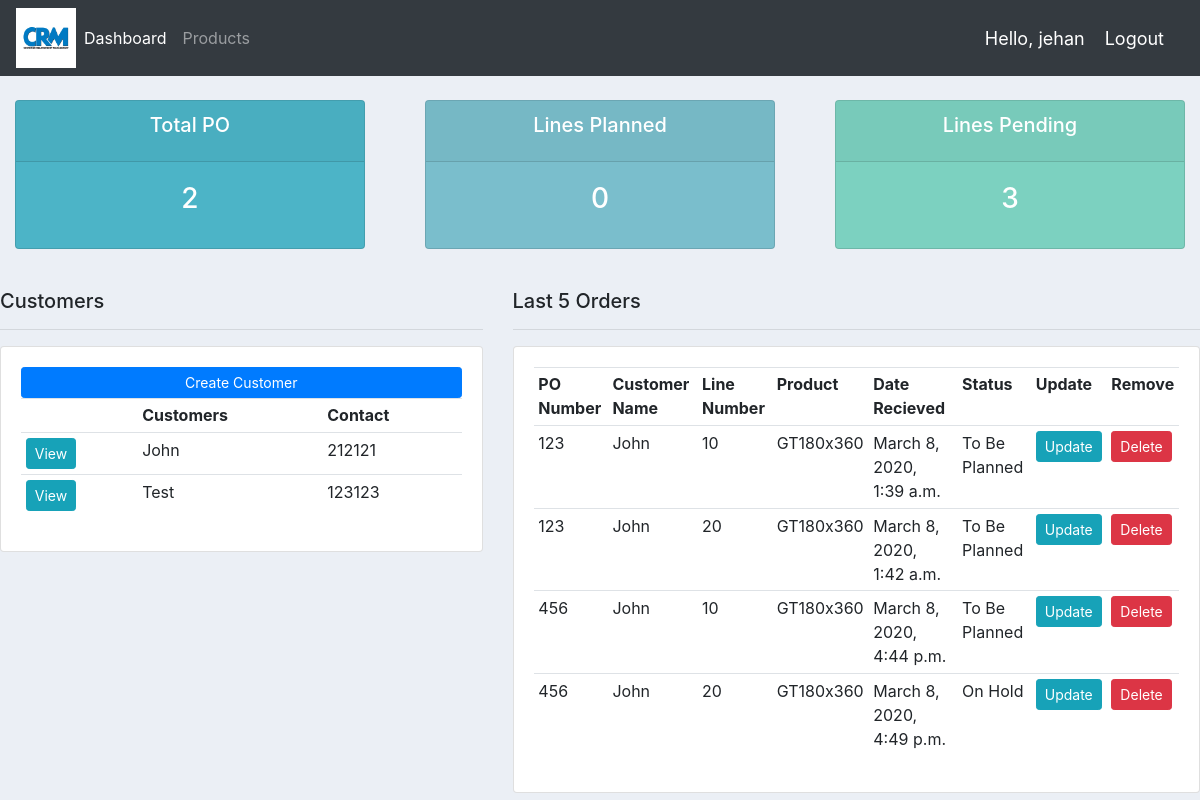
Page / (signed in) on the earlier database version.
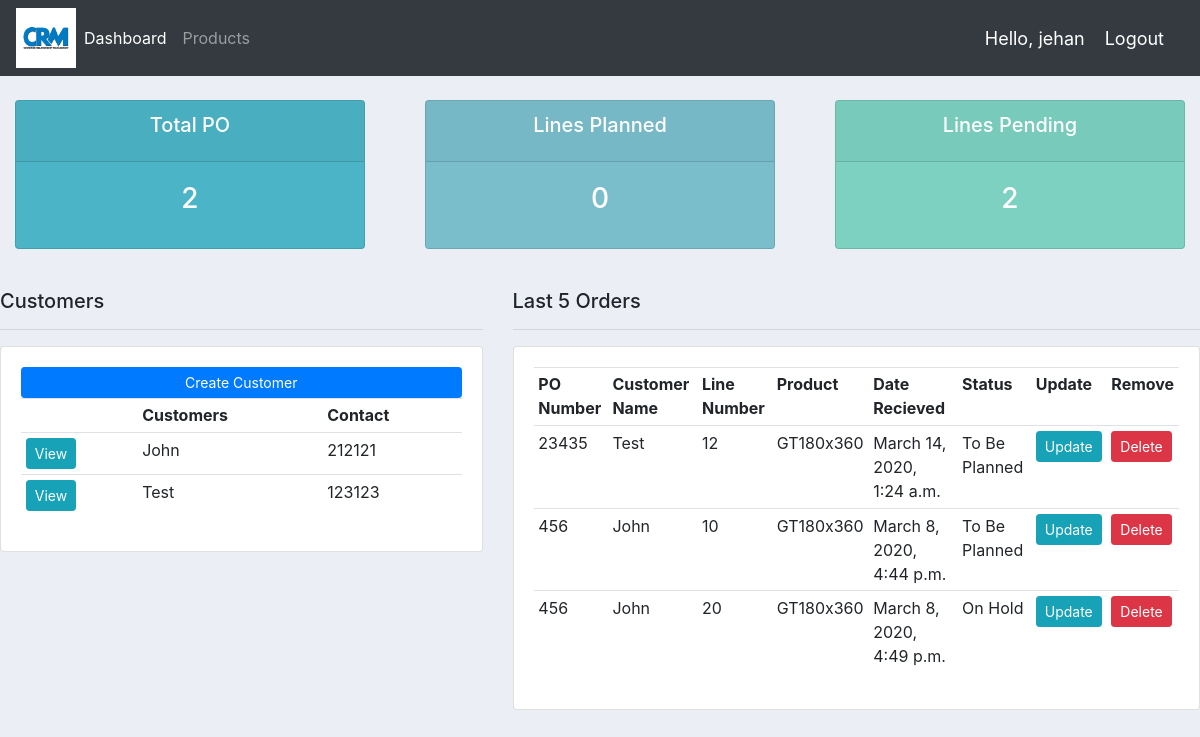
Same page on the later database version.
### custmanager/models.py (models this page shows, shortened)
class Customer(models.Model):
    name = models.CharField(max_length=200, null=True,unique=True)
    email = models.CharField(max_length=200, null=True,unique=True)
    phone = models.CharField(max_length=200,null=True)
    state = models.CharField(max_length=200, null=True)
    city = models.CharField(max_length=200, null=True)
    date_created = models.DateTimeField(auto_now_add=True,null=True)
    def __str__(self):
        return self.name

class Order(models.Model):
    STATUS = (('To Be Planned','To Be Planned'),
              ('Planned','Planned'),
              ('On Hold','On Hold'))
    customer = models.ForeignKey(Customer, null=True, on_delete = models.SET_NULL)
    product = models.ForeignKey(Product, null=True, on_delete = models.SET_NULL)
    ponumber = models.CharField(max_length=200, null=True)
    linenumber = models.CharField(max_length=200, null=True)
    price = models.FloatField(null=True)
    QuantityY2 =  models.FloatField(null=True)
    QuantityRolls =  models.FloatField(null=True)
    date_created = models.DateTimeField(auto_now_add=True,null=True)
    status =models.CharField(max_length=200, null=True,choices=STATUS)
    note =  models.CharField(max_length=2000, null=True)

class Product(models.Model):
    CATEGORY = (('NonWoven','NonWoven'),
              ('Woven','Woven'),
              ('Other','Other'))
    name = models.CharField(max_length=200, null=True)
    category = models.CharField(max_length=200, null=True,choices=CATEGORY)
    description =  models.CharField(max_length=200, null=True, blank=True)
    date_created = models.DateTimeField(auto_now_add=True,null=True)
    tags = models.ManyToManyField(Tag)
    def __str__(self):
        return self.name

### custmanager/views.py (the view)
# urls.py: 2. Add a URL to urlpatterns:  path('', Home.as_view(), name='home')
@login_required(login_url='login')
def Home(request):
    orders = Order.objects.all()
    customers = Customer.objects.all()
    cust_orders = Order.objects.select_related('customer','product').order_by('ponumber','linenumber').all()
    total_orders = Order.objects.values('ponumber').order_by().annotate(Count('ponumber',distinct=True))
    line_pending = orders.filter(status='To Be Planned').count()
    line_planned = orders.filter(status='Planned').count()
    total_customers = customers.count()
    context = {'orders':orders,'customers':customers,'cust_orders':cust_orders,
    'total_orders':total_orders,'line_pending':line_pending,'line_planned':line_planned}
    return render(request, 'custmanager/dashboard.html', context)

### custmanager/templates/custmanager/dashboard.html
{% extends 'custmanager/main.html' %}
{% block content %}
{% include 'custmanager/status.html' %}
<br>
<div class="row">
  <div class="col-md-5">
    <h5>Customers</h5>
    <hr>
    <div class="card card-body">
      <a class="btn btn-primary btn-sm btn-block" href="">Create Customer</a>
      <table class="table table-sm">
        <tr>
          <th></th>
          <th>Customers</th>
          <th>Contact</th>
        </tr>
        {% for cust in customers%}
        <tr>
          <td><a class="btn btn-sm btn-info" href="{% url 'customer' cust.id %}">View</a></td>
        <td>{{cust.name}}</td>
        <td>{{cust.phone}}</td>
        </tr>
        {% endfor %}
      </table>
    </div>
  </div>
  <div class="col-md-7">
    <h5>Last 5 Orders</h5>
    <hr>
    <div class="card card-body">
      <table class="table table-sm">
        <th>PO Number</th>
        <th>Customer Name</th>
        <th>Line Number</th>
        <th>Product</th>
        <th>Date Recieved</th>
        <th>Status</th>
        <th>Update</th>
        <th>Remove</th>
        {% for i in cust_orders %}
        <tr>
          <td>{{i.ponumber}}</td>
          <td>{{i.customer}}</td>
          <td>{{i.linenumber}}</td>
          <td>{{i.product}}</td>
          <td>{{i.date_created}}</td>
          <td>{{i.status}}</td>
          <td><a class="btn btn-sm btn-info" href="{% url 'update_order' i.id %}">Update</a></td>
          <td><a class="btn btn-sm btn-danger" href="{% url 'delete_order' i.id %}">Delete</a></td>
        </tr>
        {% endfor %}
      </table>
    </div>
  </div>
{% endblock %}

Differences in the rows shown:
removed Order: ponumber "123", customer "John", linenumber "10", product "GT180x360", date_created "March 8, 2020, 1:39 a.m.", status "To Be Planned"
removed Order: ponumber "123", customer "John", linenumber "20", product "GT180x360", date_created "March 8, 2020, 1:42 a.m.", status "To Be Planned"
added Order: ponumber "23435", customer "Test", linenumber "12", product "GT180x360", date_created "March 14, 2020, 1:24 a.m.", status "To Be Planned"
Other differences:
{{ line_pending }}: "3" → "2"
